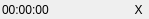
<?xml version="1.0" encoding="UTF-8"?>
<ui version="4.0">
 <class>quicktimerClass</class>
 <widget class="QMainWindow" name="quicktimerClass">
  <property name="geometry">
   <rect>
    <x>0</x>
    <y>0</y>
    <width>149</width>
    <height>18</height>
   </rect>
  </property>
  <property name="windowTitle">
   <string>quicktimer</string>
  </property>
  <widget class="QWidget" name="centralWidget">
   <layout class="QGridLayout" name="gridLayout" columnstretch="1,0">
    <property name="leftMargin">
     <number>2</number>
    </property>
    <property name="topMargin">
     <number>1</number>
    </property>
    <property name="rightMargin">
     <number>2</number>
    </property>
    <property name="bottomMargin">
     <number>1</number>
    </property>
    <property name="spacing">
     <number>2</number>
    </property>
    <item row="0" column="1">
     <widget class="QToolButton" name="closeButton">
      <property name="autoFillBackground">
       <bool>false</bool>
      </property>
      <property name="styleSheet">
       <string notr="true">QToolButton {
border: 0;
}
QToolButton:hover:!pressed {
  border: 1px solid red;
}</string>
      </property>
      <property name="text">
       <string>X</string>
      </property>
     </widget>
    </item>
    <item row="0" column="0">
     <widget class="TimerLabel" name="timerLabel">
      <property name="text">
       <string>00:00:00</string>
      </property>
     </widget>
    </item>
   </layout>
  </widget>
 </widget>
 <layoutdefault spacing="6" margin="11"/>
 <customwidgets>
  <customwidget>
   <class>TimerLabel</class>
   <extends>QLabel</extends>
   <header>TimerLabel.h</header>
  </customwidget>
 </customwidgets>
 <resources>
  <include location="quicktimer.qrc"/>
 </resources>
 <connections/>
</ui>
